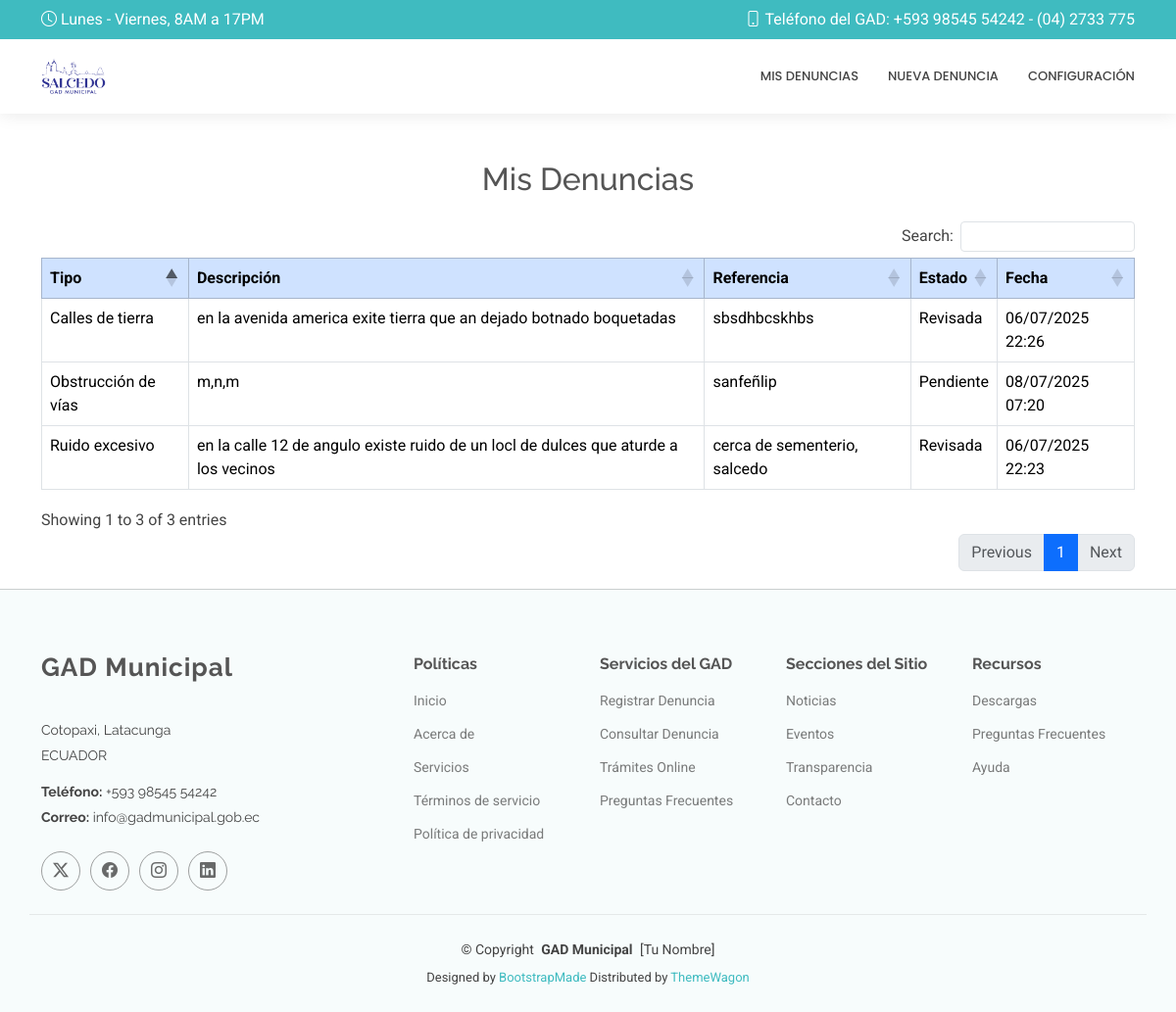
The page /mis_denuncias/ (signed in) on the database its author committed.
### Aplicaciones/Denuncias/models.py (models this page shows, shortened)
class Denuncia(models.Model):
    id = models.AutoField(primary_key=True)
    ciudadano = models.ForeignKey(Ciudadano, on_delete=models.CASCADE)
    tipo = models.CharField(max_length=100)
    descripcion = models.TextField()
    latitud = models.FloatField()
    longitud = models.FloatField()
    referencia = models.CharField(max_length=255)
    estado = models.CharField(max_length=50, default='Pendiente')
    fecha_creacion = models.DateTimeField(auto_now_add=True)

### Aplicaciones/Denuncias/views.py (the view)
# urls.py: path('mis_denuncias/', views.mis_denuncias, name='mis_denuncias'),
def mis_denuncias(request):
    if "usuario_id" not in request.session or request.session.get("tipo_usuario") != "ciudadano":
        messages.error(request, "Debes iniciar sesión como ciudadano.")
        return redirect("login_ciudadano")  # Ajusta si el nombre de la URL es otro
    ciudadano_id = request.session["usuario_id"]
    denuncias = Denuncia.objects.filter(ciudadano_id=ciudadano_id).order_by("-fecha_creacion")
    return render(request, "mis_denuncias.html", {"denuncias": denuncias})

### Aplicaciones/Denuncias/templates/mis_denuncias.html (shortened to what this page needs)
{% extends "plantilla1.html" %}
{% block contenido %}
<div class="container mt-5">
    <h2 class="text-center mb-4">Mis Denuncias</h2>
    {% if denuncias %}
        <div class="table-responsive">
            <table class="table table-bordered table-hover" id="tbl_denuncias">
                <thead class="table-primary">
                    <tr>
                        <th>Tipo</th>
                        <th>Descripción</th>
                        <th>Referencia</th>
                        <th>Estado</th>
                        <th>Fecha</th>
                    </tr>
                </thead>
                <tbody>
                    {% for denuncia in denuncias %}
                        <tr>
                            <td>{{ denuncia.tipo }}</td>
                            <td>{{ denuncia.descripcion }}</td>
                            <td>{{ denuncia.referencia }}</td>
                            <td>{{ denuncia.estado }}</td>
                            <td>{{ denuncia.fecha_creacion|date:"d/m/Y H:i" }}</td>
                        </tr>
                    {% endfor %}
                </tbody>
            </table>
        </div>
    {% else %}
        <p class="text-center">No has realizado ninguna denuncia todavía.</p>
    {% endif %}
</div>
{% endblock %}

### DenunciasG/static/plantilla/MediCio/assets/css/main.css (style rules this page uses)
:root { --default-font: "Roboto", system-ui, -apple-system, "Segoe UI", Roboto, "Helvetica Neue", Arial, "Noto Sans", "Liberation Sans", sans-serif, "Apple Color Emoji", "Segoe UI Emoji", "Segoe UI Symbol", "Noto Color Emoji"; --heading-font: "Raleway", sans-serif; --nav-font: "Poppins", sans-serif; }
:root { --background-color: #ffffff; --default-color: #444444; --heading-color: #555555; --accent-color: #3fbbc0; --surface-color: #ffffff; --contrast-color: #ffffff; }
:root { --nav-color: #444444; --nav-hover-color: #3fbbc0; --nav-mobile-background-color: #ffffff; --nav-dropdown-background-color: #ffffff; --nav-dropdown-color: #444444; --nav-dropdown-hover-color: #3fbbc0; }
:root { scroll-behavior: smooth; }
body { color: var(--default-color); background-color: var(--background-color); font-family: var(--default-font); }
h1, h2, h3, h4, h5, h6 { color: var(--heading-color); font-family: var(--heading-font); }

### rows shown on the page
Denuncia: tipo "Obstrucción de vías", descripcion "m,n,m", referencia "sanfeñlip", estado "Pendiente", fecha_creacion "08/07/2025 07:20"
Denuncia: tipo "Calles de tierra", descripcion "en la avenida america exite tierra que an dejado botnado boquetadas", referencia "sbsdhbcskhbs", estado "Revisada", fecha_creacion "06/07/2025 22:26"
Denuncia: tipo "Ruido excesivo", descripcion "en la calle 12 de angulo existe ruido de un locl de dulces que aturde a los vecinos", referencia "cerca de sementerio, salcedo", estado "Revisada", fecha_creacion "06/07/2025 22:23"
